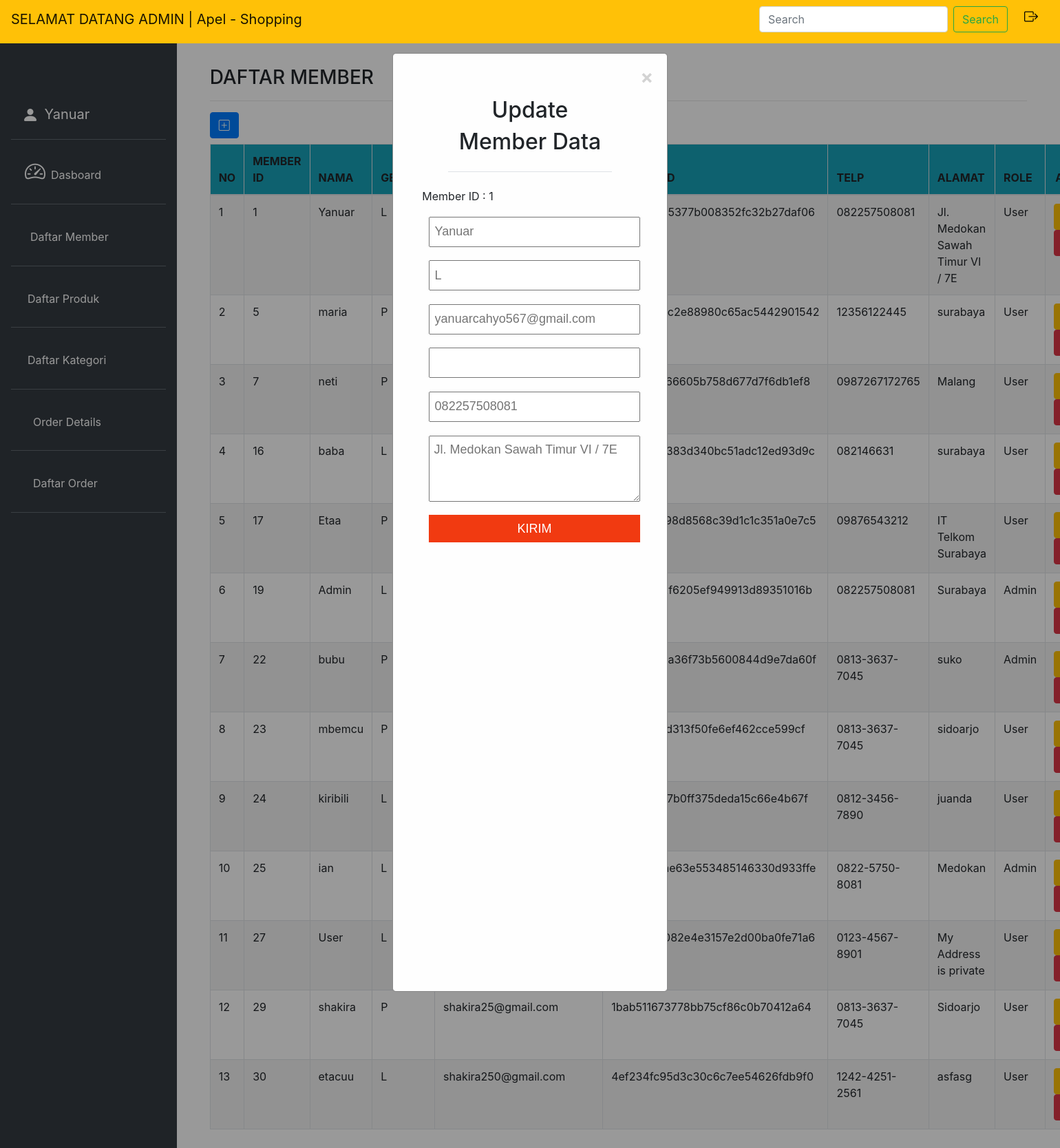
/admin/Member/UpdateMember.php?id=1, run on the app's committed database.
### tables this page shows
CREATE TABLE `member` (
  `MemberID` int(15) NOT NULL,
  `Nama` varchar(50) NOT NULL,
  `Gender` varchar(2) NOT NULL,
  `Email` varchar(50) NOT NULL,
  `Password` varchar(50) NOT NULL,
  `Telp` varchar(50) NOT NULL,
  `Alamat` varchar(200) NOT NULL,
  `Role` varchar(50) NOT NULL
);

### config/MemberConfig.php (called while the page is built, shortened)
<?php
class MemberConfig
{
    private $conn;
    public function __construct() {
        $hostname = 'localhost';
        $dbname = 'uas';
        $username = 'root';
        $password = '';
        $this->conn = new PDO("mysql:host=$hostname;dbname=$dbname", "$username", "$password");
    }
    public function show()
    {
        $query = $this->conn->prepare("SELECT * FROM member");
        $query->execute();
        $data = $query->fetchAll();
        return $data;
    }
    public function get_by_id($id){
        $query = $this->conn->prepare("SELECT * FROM member where MemberID=?");
        $query->bindParam(1, $id);
        $query->execute();
        return $query->fetch();
    }
}
?>

### admin/Member/UpdateMember.php (the view, shortened to what this page needs)
<?php
    include '../../config/MemberConfig.php';
    include "../../config/LoginConfig.php";
    $lib = new MemberConfig();
    if(isset($_GET['id'])){
        $id = $_GET['id'];
        $data_siswa = $lib->get_by_id($id);
        $nama = $data_siswa['Nama'];
        $gender = $data_siswa['Gender'];
        $email = $data_siswa['Email'];
        $password = $data_siswa['Password'];
        $telp = $data_siswa['Telp'];
        $alamat = $data_siswa['Alamat'];
    }
    else
    {
        header('Location: MemberDisplay.php');
    }
    $data_siswa = $lib->show();
    $id = $_GET['id'];
?>
<!DOCTYPE html>
<html lang="en">
<head>
    <link rel="stylesheet" href="https://cdn.jsdelivr.net/npm/bootstrap@4.6.0/dist/css/bootstrap.min.css">
    <link rel="stylesheet" href="https://cdn.jsdelivr.net/npm/bootstrap-icons@1.5.0/font/bootstrap-icons.css">
    <link rel="stylesheet" href="../css/dashboard.css">
</head>
<body>
<nav class="navbar navbar-expand-lg navbar-light bg-warning fixed-top">
        <a class="navbar-brand" href="#">SELAMAT DATANG ADMIN | Apel - Shopping</a>
            <form class="form-inline my-2 my-lg-0 ml-auto">
            <input class="form-control mr-sm-2" type="search" placeholder="Search" aria-label="Search">
            <button class="btn btn-outline-success my-2 my-sm-0" type="submit">Search</button>
            </form>
            <div class="icon ml-4">
            <h5>
                <a href="../../logout.php"><i class="bi bi-box-arrow-right mr-3" data-toggle="tooltip" title="Sign Out"></i></a>
            </h5>
            </div>
    </nav>
        <div class="row no-gutters mt-5">
            <div class="col-md-2 bg-dark mt-2 pr-3">
                <div class="bglink">
                <ul class="nav flex-column ml-3">
                    <li class="nav-item">
                    <i class="bi bi-person-fill d-inline-block align-bottom rounded-circle mr-1 ml-3 " style="font-size: 24px; color: white;"></i>
                    <a class="navbar-brand" href="#"><?php echo $nama ?></a><hr class="bg-secondary">
                    </li>
                    <li class="nav-item">
                    <a class="nav-link active" href="../Dashboard.php"><i class="bi bi-speedometer2 pr-2 pl-1" style="font-size: 30px;"></i>Dasboard</a><hr class="bg-secondary">
                    </li>
                    <li class="nav-item">
                    <a class="nav-link" href="MemberDisplay.php"><i class="fas fa-user-graduate pr-2 pl-1" style="font-size: 27px;"></i> Daftar Member</a><hr class="bg-secondary">
                    </li>
                    <li class="nav-item">
                    <a class="nav-link active" href="../produk/ProdukDisplay.php"><i class="fas fa-user-edit pr-2" style="font-size: 27px;"></i> Daftar Produk</a><hr class="bg-secondary">
                    </li>
                    <li class="nav-item">
                    <a class="nav-link active" href="../kategori/KategoriDisplay.php"><i class="fas fa-user-edit pr-2" style="font-size: 27px;"></i> Daftar Kategori</a><hr class="bg-secondary">
                    </li>
                    <li class="nav-item">
                    <a class="nav-link active" href="../orderdetails/DetailsDisplay.php"><i class="fas fa-calendar-alt pr-3" style="font-size: 27px;"></i>Order Details</a><hr class="bg-secondary">
                    </li>
                    <li class="nav-item">
                    <a class="nav-link active" href="../order/OrderDisplay.php"><i class="fas fa-paper-plane pr-3" style="font-size: 27px;"></i> Daftar Order</a><hr class="bg-secondary">
                    </li>
                </ul>
                </div>
            </div>
            <div class="col-md-10 p-5 pt-2">
                <h3>DAFTAR MEMBER</h3><hr>
                <a href="#" id="AddBtn" class="btn btn-primary mb-2"><i class="bi bi-plus-square"></i></a>
                <table class="table table-striped table-bordered table-hover">
                    <thead class="thead bg-info">
                        <tr>
                        <th scope="col">NO</th>
                        <th scope="col">MEMBER ID</th>
                        <th scope="col">NAMA</th>
                        <th scope="col">GENDER</th>
                        <th scope="col">EMAIL</th>
                        <th scope="col">PASSWORD</th>
                        <th scope="col">TELP</th>
                        <th scope="col">ALAMAT</th>
                        <th scope="col">ROLE</th>
                        <th colspan="3" class="text-center" scope="col">AKSI</th>
                        </tr>
                    </thead>
                    <tbody>
                    <?php
                        $no = 1;
                        foreach($data_siswa as $row){
                            echo "<tr>";
                            echo "<td>".$no."</td>";
                            echo "<td>".$row['MemberID']."</td>";
                            echo "<td>".$row['Nama']."</td>";
                            echo "<td>".$row['Gender']."</td>";
                            echo "<td>".$row['Email']."</td>";
                            echo "<td>".$row['Password']."</td>";
                            echo "<td>".$row['Telp']."</td>";
                            echo "<td>".$row['Alamat']."</td>";
                            echo "<td>".$row['Role']."</td>";
                            echo "<td class='text-center'><a class='btn btn-warning' href='UpdateMember.php?id=".$row['MemberID']."'><i class='bi bi-pencil-fill'></i></a>
                            <a class='btn btn-danger' href='MemberDisplay.php?delete=".$row['MemberID']."'><i class='bi bi-trash'></i></a></td>";
                            echo "</tr>";
                            $no++;
                        }
                    ?>
                    </tbody>
                </table>
                <div id="myModal" class="modal">
                    <div class="modal-content">
                        <span class="close">&times;</span>
                        <div class="modal-header">
                            <h2 class="ModalTittle">Update</h2>
                            <h2 class="ModalTittle">Member Data</h2>
                        </div>
                        <div class="modal-body">
                            <form class="input-form" method="POST" role="form">
                                <label for="itemID">Member ID : <?php echo $id ?> </label>
                                <input class="nama" id="nama" name="nama" type="text" placeholder="<?php echo $nama ?>">
                                <input class="gender" id="gender" name="gender" type="text" placeholder="<?php echo $gender ?>">
                                <input class="email" id="email" name="email" type="email" placeholder="<?php echo $email ?>">
                                <input class="password" id="password" name="password" type="text" placeholder="<?php $password ?>">
                                <input class="telp" id="telp" name="telp" type="tel" placeholder="<?php echo $telp ?>">
                                <textarea class="alamat" name="alamat" id="alamat" cols="30" rows="3" placeholder="<?php echo $alamat ?>"></textarea>
                                <input class="Button" name="submit" type="submit" value="Kirim" readonly>
                            </form>
                        </div>
                    </div>
                </div>
            </div>
        </div>
</body>
</html>

### admin/css/dashboard.css (style rules this page uses)
.icon h5 i { color: black; }
.nav a { color: white; }
.navbar { padding-bottom: 15px; }
.bglink { margin-bottom: 295px; padding-top: 90px; }
.navbar-brand { font-size: 20px; }

### admin/Member/UpdateMember.php (style rules this page uses)
.modal { display: block; position: fixed; z-index: 1; left: 0; top: 0; width: 100%; height: 100%; overflow: auto; background-color: rgb(0,0,0); background-color: rgba(0,0,0,0.4); }
.modal-content { background-color: #fefefe; margin: 5% auto; padding: 20px; border: 1px solid #888; width: 26%; height: 80%; }
.modal-header { margin: auto; text-align: center; display: block; margin-top: -6%; }
.modal-body .input-form { display: flex; flex-direction: column; margin: 2%; width: 100%; }
.input-form .nama { font-size: 18px; font-family: 'Plain', sans-serif; padding: 2%; margin: 3%; }
.input-form .gender { font-size: 18px; font-family: 'Plain', sans-serif; padding: 2%; margin: 3%; }
.input-form .email { font-size: 18px; font-family: 'Plain', sans-serif; padding: 2%; margin: 3%; }
.input-form .password { font-size: 18px; font-family: 'Plain', sans-serif; padding: 2%; margin: 3%; }
.input-form .telp { font-size: 18px; font-family: 'Plain', sans-serif; padding: 2%; margin: 3%; }
.input-form .alamat { font-size: 18px; font-family: 'Plain', sans-serif; padding: 2%; margin: 3%; }
.input-form .Button { font-size: 18px; font-family: 'Plain', sans-serif; background-color: #f13a11; color: white; text-transform: uppercase; outline: none; border: none; padding: 2%; margin: 3%; text-align: center; cursor: pointer; }
.close { color: #aaa; display: flex; justify-content: right; font-size: 28px; font-weight: bold; padding-bottom: 20px; }

### data on the page
member: Nama "Yanuar", MemberID "1", Gender "L", Password "8e36aec125377b008352fc32b27daf06", Telp "082257508081", Alamat "Jl. Medokan Sawah Timur VI / 7E", Role "User", nama "Yanuar", gender "L", email "yanuarcahyo567@gmail.com", telp "082257508081", alamat "Jl. Medokan Sawah Timur VI / 7E"
member: MemberID "5", Nama "maria", Gender "P", Password "193216852c2e88980c65ac5442901542", Telp "12356122445", Alamat "surabaya", Role "User"
member: MemberID "7", Nama "neti", Gender "P", Password "a220371f766605b758d677d7f6db1ef8", Telp "0987267172765", Alamat "Malang", Role "User"
member: MemberID "16", Nama "baba", Gender "L", Password "c7da6c175383d340bc51adc12ed93d9c", Telp "082146631", Alamat "surabaya", Role "User"
member: MemberID "17", Nama "Etaa", Gender "P", Password "ced4ddb898d8568c39d1c1c351a0e7c5", Telp "09876543212", Alamat "IT Telkom Surabaya", Role "User"
member: MemberID "19", Nama "Admin", Gender "L", Password "83cfb3782f6205ef949913d89351016b", Telp "082257508081", Alamat "Surabaya", Role "Admin"
member: MemberID "22", Nama "bubu", Gender "P", Password "bf32c73e8a36f73b5600844d9e7da60f", Telp "0813-3637-7045", Alamat "suko", Role "Admin"
member: MemberID "23", Nama "mbemcu", Gender "P", Password "617e0a0b1d313f50fe6ef462cce599cf", Telp "0813-3637-7045", Alamat "sidoarjo", Role "User"
member: MemberID "24", Nama "kiribili", Gender "L", Password "4613b6fa27b0ff375deda15c66e4b67f", Telp "0812-3456-7890", Alamat "juanda", Role "User"
member: MemberID "25", Nama "ian", Gender "L", Password "1e49e4e9ae63e553485146330d933ffe", Telp "0822-5750-8081", Alamat "Medokan", Role "Admin"
member: MemberID "27", Nama "User", Gender "L", Password "427e2ebe082e4e3157e2d00ba0fe71a6", Telp "0123-4567-8901", Alamat "My Address is private", Role "User"
member: MemberID "29", Nama "shakira", Gender "P", Email "shakira25@gmail.com", Password "1bab511673778bb75cf86c0b70412a64", Telp "0813-3637-7045", Alamat "Sidoarjo", Role "User"
member: MemberID "30", Nama "etacuu", Gender "L", Email "shakira250@gmail.com", Password "4ef234fc95d3c30c6c7ee54626fdb9f0", Telp "1242-4251-2561", Alamat "asfasg", Role "User"

### other printed values
$id "1"
